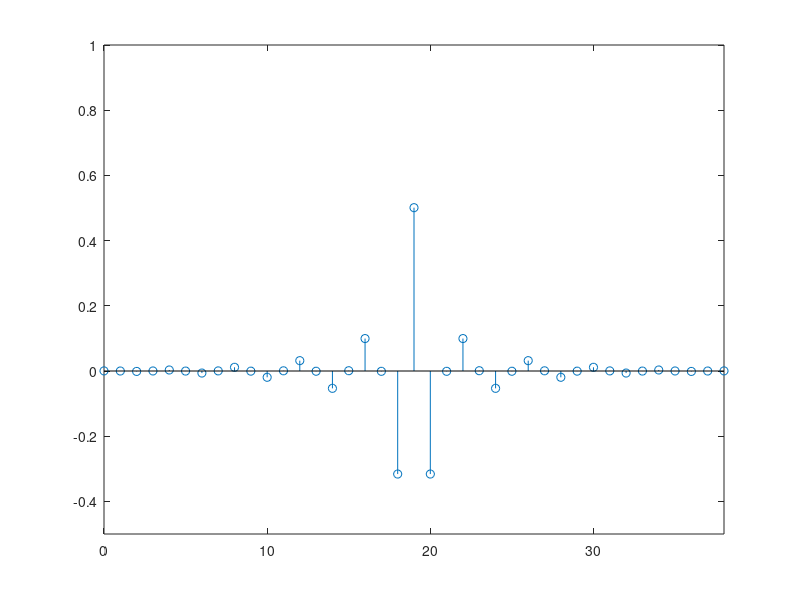
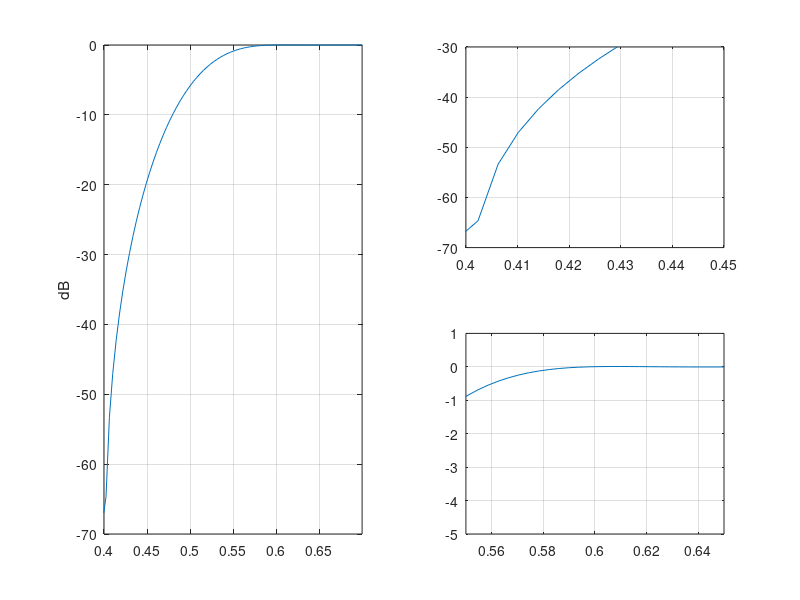

MATLAB code for these plots, in order:
clear; 
close all; 
clc;
wp=0.6*pi; ws=0.4*pi; 
Rp=0.5; As=60; 
wc=(wp+ws)/2;   
%���㴰��״����
A=-20*log10(min(1-10^(-Rp/20), 10^(-As/20))); 
if A<=21   
    beta=0 
elseif (A>21) & (A<=50) 
    beta=0.5842*(A-21).^0.4+0.07886*(A-21) 
else    beta=0.1102*(A-8.7) 
end
M=ceil((A-8)/(2.285*abs(wp-ws)));  %���㴰��
M=M+rem(M,2); %����ȡż��
h=fir1(M,wc/pi,'high',kaiser(M+1,beta));
n=0:M;  
stem(n,h); %����������Ӧ
axis([0,M,-0.5,1]);
%title('���󴰸�ͨ�˲���������Ӧ');
H=fft(h,512); 
figure;
k=0:511; 
subplot(1,2,1);  
plot(k/256,20*log10(abs(H))); %���Ʒ�����Ӧ
axis([0.4,0.7,-70,0]);  grid on;
ylabel('dB');
%title('���󴰸�ͨ�˲���������Ӧ');
subplot(2,2,2);  
plot(k/256,20*log10(abs(H))); 
axis([0.4,0.45,-70,-30]); grid on; %�Ŵ������ֹƵ��,�۲��Ƿ�������Ҫ��
subplot(2,2,4);  
plot(k/256,20*log10(abs(H))); %�Ŵ�ͨ����ֹƵ��,�۲��Ƿ�������Ҫ��
axis([0.55,0.65,-5,1]); grid on;

